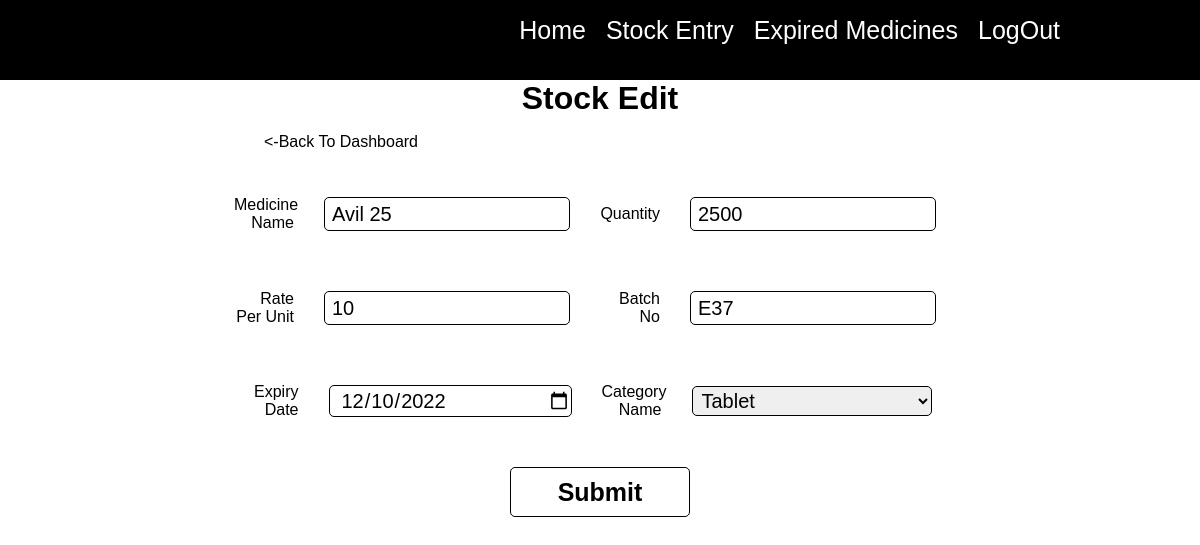
Page /edit.php?edit=8 on the committed database.
### tables this page shows
CREATE TABLE IF NOT EXISTS `stock` (
  `s_id` int NOT NULL AUTO_INCREMENT,
  `s_medname` varchar(255) NOT NULL,
  `s_qty` int NOT NULL,
  `s_price` int NOT NULL,
  `s_batch` varchar(50) NOT NULL,
  `s_expiry` date NOT NULL,
  `s_category` varchar(50) NOT NULL,
  `s_time` timestamp NOT NULL,
  `s_status` enum('Available','Expired') NOT NULL DEFAULT 'Available',
  PRIMARY KEY (`s_id`)
);

### edit.php (the view, shortened to what this page needs)
<?php include('connect.php');
$editid=$_GET["edit"];
$sql = "SELECT * FROM stock where s_id='$editid' LIMIT 1";
         $result = mysqli_query($mysqli, $sql);
         if (mysqli_num_rows($result) > 0) {
            while($row = mysqli_fetch_assoc($result)) {
            	$medname=$row['s_medname'];
            	$qty=$row['s_qty'];
               $rate=$row['s_price'];
               $batch=$row['s_batch'];
               $expiry=$row['s_expiry'];
               $category=$row['s_category'];
            }
         } else {
            echo "invalid";
         }
?>
<!DOCTYPE html>
<html>
<head>
   <link rel="stylesheet" type="text/css" href="style.css">
</head>
<body>
   <?php include('header.php'); ?>
   <h1 class="clrblk">Stock Edit</h1>
   <p class="plink"><a href="dashboard.php" class="alink"><-Back To Dashboard</a></p>
   <div class="stockmaindiv" align="center">
      <form accept="" method="post">
         <div class="divstbox1">
            <p class="inputlbl">Medicine Name</p>
            <input type="text" name="medname" class="inputstock" value="<?php echo $medname; ?>">
            <p class="inputlbl">Quantity</p>
            <input type="number" name="qty" class="inputstock" value="<?php echo $qty; ?>">
         </div>
         <div class="divstbox1">
            <p class="inputlbl">Rate Per Unit</p>
            <input type="number" name="rate" class="inputstock" value="<?php echo $rate; ?>">
            <p class="inputlbl">Batch No</p>
            <input type="text" name="batch" class="inputstock" value="<?php echo $batch; ?>">
         </div>
         <div class="divstbox1">
            <p class="inputlbl">Expiry Date</p>
            <input type="date" name="expiry" class="inputstock" value="<?php echo $expiry; ?>">
            <p class="inputlbl" >Category Name</p>
            <select class="selectinputstock" name="category">
               <option value="<?php echo $category; ?>"><?php echo $category; ?></option>
            </select>
         </div>
         <input type="submit" name="enter" value="Submit" class="btnsubmit">
      </form>
   </div>
</body>
</html>

### style.css (style rules this page uses)
html,body { margin: 0; scroll-behavior: smooth; font-family: 'Oswald', sans-serif; }
h1 { margin: 0 0 0 0; text-align: center; font-weight: 900; color: white; }
a { color: white; text-decoration: none; }
h1.clrblk { color: black; }
.divstbox1 { display: flex; align-items: center; justify-content: center; }
p.inputlbl { width: 60px; text-align: end; }
input.inputstock { width: 20%; height: 30px; margin: 30px; border: 1px solid black; border-radius: 5px; outline: none; font-size: 20px; text-indent: 5px; font-family: 'Oswald', sans-serif; }
input.btnsubmit { width: 15%; height: 50px; margin-top: 20px; border: 1px solid black; border-radius: 5px; outline: none; background: white; cursor: pointer; font-size: 25px; font-weight: 700; font-family: 'Oswald', sans-serif; }
.selectinputstock { width: 20%; height: 30px; margin: 30px; border: 1px solid black; border-radius: 5px; outline: none; font-size: 20px; text-indent: 5px; font-family: 'Oswald', sans-serif; }
p.plink { margin-left: 22%; }
a.alink { color: black; }

### rows in the picture
stock: medname "Avil 25", qty "2500", rate "10", batch "E37", expiry "12/10/2022", category "Tablet"
